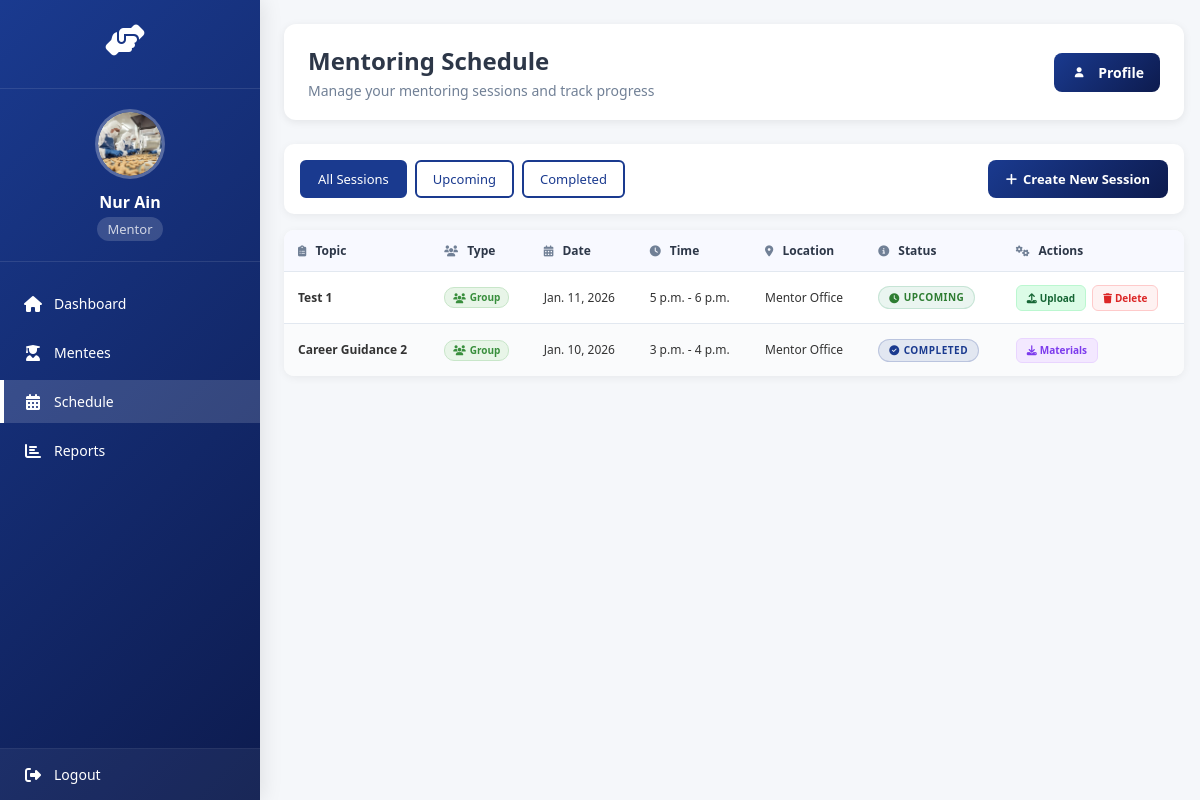
Page /mmms/mentor/schedule/ (signed in) on the committed database.
### system/models.py (models this page shows, shortened)
class Mentor(models.Model):
    user = models.OneToOneField(settings.AUTH_USER_MODEL, on_delete=models.CASCADE)
    profile_picture = models.ImageField(upload_to='mentor_profile_pictures/', null=True, blank=True)
    MentorID = models.CharField(max_length=12, primary_key=True)
    MentorName = models.CharField(max_length=100)
    MentorEmail = models.EmailField()
    MentorPhone = models.CharField(max_length=15)
    MentorIC = models.CharField(max_length=15)
    MentorAddress = models.CharField(max_length=255)
    MentorPostcode = models.CharField(max_length=10)
    MentorCity = models.CharField(max_length=50)
    MentorState = models.CharField(max_length=50)
    MentorRace = models.CharField(max_length=50)
    MentorReligion = models.CharField(max_length=50)
    MentorDepartment = models.CharField(max_length=100)
    MaxMentees = models.IntegerField(default=20)
    CurrentMentees = models.IntegerField(default=0)
    MentorJoinDate = models.DateField()

class Activity(models.Model):
    ACTIVITY_TYPES = (
        ('mentoring', 'Mentoring Session'),
        ('workshop', 'Workshop'),
        ('seminar', 'Seminar'),
        ('meeting', 'Meeting'),
        ('other', 'Other'),
    )
    ActivityID = models.CharField(max_length=20, primary_key=True)
    ActivityName = models.CharField(max_length=200)
    ActivityType = models.CharField(max_length=20, choices=ACTIVITY_TYPES)
    Description = models.TextField(blank=True)
    Date = models.DateField()
    StartTime = models.TimeField()
    EndTime = models.TimeField()
    Location = models.CharField(max_length=200)
    CreatedBy = models.ForeignKey(settings.AUTH_USER_MODEL, on_delete=models.CASCADE)
    CreatedAt = models.DateTimeField(auto_now_add=True)
    IsMentoringSession = models.BooleanField(default=False)
    PrimaryMentor = models.ForeignKey('Mentor', on_delete=models.CASCADE, null=True, blank=True,
                                     related_name='primary_activities')
    AdditionalMentors = models.ManyToManyField('Mentor', blank=True,
                                              related_name='additional_activities')
    Attendees = models.ManyToManyField(Mentee, through='Attendance')
    @property
    def Mentor(self):
        """Backward compatibility property - returns primary mentor"""
        return self.PrimaryMentor

class MentoringSession(models.Model):
    SESSION_TYPES = (
        ('individual', 'Individual'),
        ('group', 'Group'),
    )
    activity = models.OneToOneField(Activity, on_delete=models.CASCADE)
    session_type = models.CharField(max_length=20, choices=SESSION_TYPES, default='individual')
    topic = models.CharField(max_length=200)
    materials = models.FileField(upload_to='session_materials/', blank=True, null=True)
    completed = models.BooleanField(default=False)
    completion_date = models.DateTimeField(null=True, blank=True)

### system/views.py (the view, shortened to what this page needs)
# urls.py: path('mentor/schedule/', views.mentoring_schedule, name='mentoring_schedule'),
@login_required
def mentoring_schedule(request):
    if request.user.role != 'mentor':
        messages.error(request, 'Access denied. Mentor role required.')
        return redirect('homepage')
    mentor = get_object_or_404(Mentor, user=request.user)
    today = timezone.now().date()
    time_filter = request.GET.get('time_filter', 'all')
    if time_filter == 'completed':
        mentoring_activities = Activity.objects.filter(
            IsMentoringSession=True,
            PrimaryMentor=mentor,
            mentoringsession__completed=True  # Only explicitly completed sessions
        ).distinct().order_by('-Date', 'StartTime')
    else:  # 'all' (default)
        mentoring_activities = Activity.objects.filter(
            IsMentoringSession=True,
            PrimaryMentor=mentor,
        ).distinct().order_by('-Date', 'StartTime')
    sessions_data = []
    completed_count = 0
    upcoming_count = 0
    for activity in mentoring_activities:
        try:
            mentoring_session = MentoringSession.objects.get(activity=activity)
            if mentoring_session.completed:
                completed_count += 1
            else:
                upcoming_count += 1
            sessions_data.append({
                'activity': activity,
                'mentoring_session': mentoring_session,
                'attendance': Attendance.objects.filter(activity=activity)
            })
        except MentoringSession.DoesNotExist:
            continue
    context = {
        'mentor': mentor,
        'sessions_data': sessions_data,
        'time_filter': time_filter,
        'today': today,
        'completed_count': completed_count,
        'upcoming_count': upcoming_count,
        'total_sessions': len(sessions_data),
        'assigned_mentees_count': mentor.mentee_set.count(),
    }
    return render(request, 'mentoring_schedule.html', context)

### system/templates/mentoring_schedule.html (shortened to what this page needs)
<!DOCTYPE html>
<html lang="en">
<head>
    <link rel="stylesheet" href="https://cdnjs.cloudflare.com/ajax/libs/font-awesome/6.4.0/css/all.min.css">
</head>
<body>
    <div class="sidebar">
        <div class="logo-section">
            <div class="logo">
                <i class="fas fa-hands-helping"></i>
            </div>
        </div>
        <div class="user-info">
            <div class="user-avatar">
                {% if mentor.profile_picture %}
                    <img src="{{ mentor.profile_picture.url }}" alt="Profile Picture" id="sidebarProfilePic">
                {% else %}
                    <i class="fas fa-user-tie" id="sidebarProfileIcon"></i>
                {% endif %}
            </div>
            <div class="user-name">{{ mentor.MentorName }}</div>
            <div class="user-role">Mentor</div>
        </div>
        <ul class="nav-menu">
            <li class="nav-item">
                <a href="{% url 'mentor_homepage' %}" class="nav-link">
                    <i class="fas fa-home"></i>
                    <span class="nav-text">Dashboard</span>
                </a>
            </li>
            <li class="nav-item">
                <a href="{% url 'view_assigned_mentees' %}" class="nav-link">
                    <i class="fas fa-user-graduate"></i>
                    <span class="nav-text">Mentees</span>
                </a>
            </li>
            <li class="nav-item">
                <a href="{% url 'mentoring_schedule' %}" class="nav-link active">
                    <i class="fas fa-calendar-alt"></i>
                    <span class="nav-text">Schedule</span>
                </a>
            </li>
            <li class="nav-item">
                <a href="{% url 'activity_report' %}" class="nav-link">
                    <i class="fas fa-chart-bar"></i>
                    <span class="nav-text">Reports</span>
                </a>
            </li>
        </ul>
        <div class="sidebar-footer">
            <div class="nav-item logout-item">
                <a href="{% url 'logout' %}" class="logout-link">
                    <i class="fas fa-sign-out-alt"></i>
                    <span class="nav-text">Logout</span>
                </a>
            </div>
        </div>
    </div>
    <div class="main-content">
        <div class="content-header">
            <div>
                <h1>Mentoring Schedule</h1>
                <p>Manage your mentoring sessions and track progress</p>
            </div>
            <div class="profile-section">
                <a href="{% url 'mentor_update_profile' %}" class="profile-btn">
                    <div class="profile-avatar">
                        <i class="fas fa-user"></i>
                    </div>
                    <span>Profile</span>
                </a>
            </div>
        </div>
        <div class="controls">
            <div class="filter-buttons">
                <a href="?time_filter=all" class="filter-btn {% if time_filter == 'all' or not time_filter %}active{% endif %}">All Sessions</a>
                <a href="?time_filter=upcoming" class="filter-btn {% if time_filter == 'upcoming' %}active{% endif %}">Upcoming</a>
                <a href="?time_filter=completed" class="filter-btn {% if time_filter == 'completed' %}active{% endif %}">Completed</a>
            </div>
            <a href="{% url 'create_mentoring_session' %}" class="create-btn">
                <i class="fas fa-plus"></i> Create New Session
            </a>
        </div>
        {% if sessions_data %}
        <div class="mentoring-schedule-container">
            <table class="mentoring-schedule-table">
                <thead>
                    <tr>
                        <th><i class="fas fa-clipboard-list table-header-icon"></i> Topic</th>
                        <th><i class="fas fa-users table-header-icon"></i> Type</th>
                        <th><i class="fas fa-calendar-alt table-header-icon"></i> Date</th>
                        <th><i class="fas fa-clock table-header-icon"></i> Time</th>
                        <th><i class="fas fa-map-marker-alt table-header-icon"></i> Location</th>
                        <th><i class="fas fa-info-circle table-header-icon"></i> Status</th>
                        <th><i class="fas fa-cogs table-header-icon"></i> Actions</th>
                    </tr>
                </thead>
                <tbody>
                    {% for session in sessions_data %}
                    <tr>
                        <td>
                            <strong>{{ session.activity.ActivityName }}</strong>
                        </td>
                        <td>
                            <span class="session-type-badge type-{{ session.mentoring_session.session_type }}">
                                <i class="fas fa-{% if session.mentoring_session.session_type == 'individual' %}user{% else %}users{% endif %}"></i>
                                {{ session.mentoring_session.get_session_type_display }}
                            </span>
                        </td>
                        <td>{{ session.activity.Date }}</td>
                        <td>{{ session.activity.StartTime }} - {{ session.activity.EndTime }}</td>
                        <td>{{ session.activity.Location }}</td>
                        <td>
                            <span class="status-badge
                                {% if session.mentoring_session.completed or session.mentoring_session.materials %}status-completed
                                {% else %}status-upcoming{% endif %}">
                                <i class="fas fa-{% if session.mentoring_session.completed or session.mentoring_session.materials %}check-circle{% else %}clock{% endif %}"></i>
                                {% if session.mentoring_session.completed or session.mentoring_session.materials %}COMPLETED
                                {% else %}UPCOMING{% endif %}
                            </span>
                        </td>
                        <td>
                            <div class="action-buttons">
                                {% if not session.mentoring_session.completed and not session.mentoring_session.materials %}
                                <button type="button" class="action-btn btn-upload upload-materials-btn"
                                        data-activity-id="{{ session.activity.ActivityID }}">
                                    <i class="fas fa-upload"></i> Upload
                                </button>
                                {% endif %}
                                {% if session.mentoring_session.materials %}
                                <a href="{{ session.mentoring_session.materials.url }}" target="_blank" class="action-btn btn-materials">
                                    <i class="fas fa-download"></i> Materials
                                </a>
                                {% endif %}
                                {% if not session.mentoring_session.completed or not session.mentoring_session.materials %}
                                <form method="POST" action="{% url 'delete_mentoring_session' session.activity.ActivityID %}" style="display: inline;">
                                    <button type="submit" class="action-btn btn-delete" onclick="return confirm('Are you sure you want to delete this session?')">
                                        <i class="fas fa-trash"></i> Delete
                                    </button>
                                </form>
                                {% endif %}
                            </div>
                        </td>
                    </tr>
                    {% endfor %}
                </tbody>
            </table>
        </div>
        {% endif %}
    </div>
</body>
</html>

### rows in the picture
Mentor: profile_picture (picture), MentorName "Nur Ain"
Activity: activity.ActivityName "Test 1", mentoring_session.session_type "Group", activity.Date "Jan. 11, 2026", activity.StartTime "5 p.m.", activity.EndTime "6 p.m.", activity.Location "Mentor Office", shows "UPCOMING", shows "Delete"
Activity: activity.ActivityName "Career Guidance 2", mentoring_session.session_type "Group", activity.Date "Jan. 10, 2026", activity.StartTime "3 p.m.", activity.EndTime "4 p.m.", activity.Location "Mentor Office", shows "COMPLETED"
